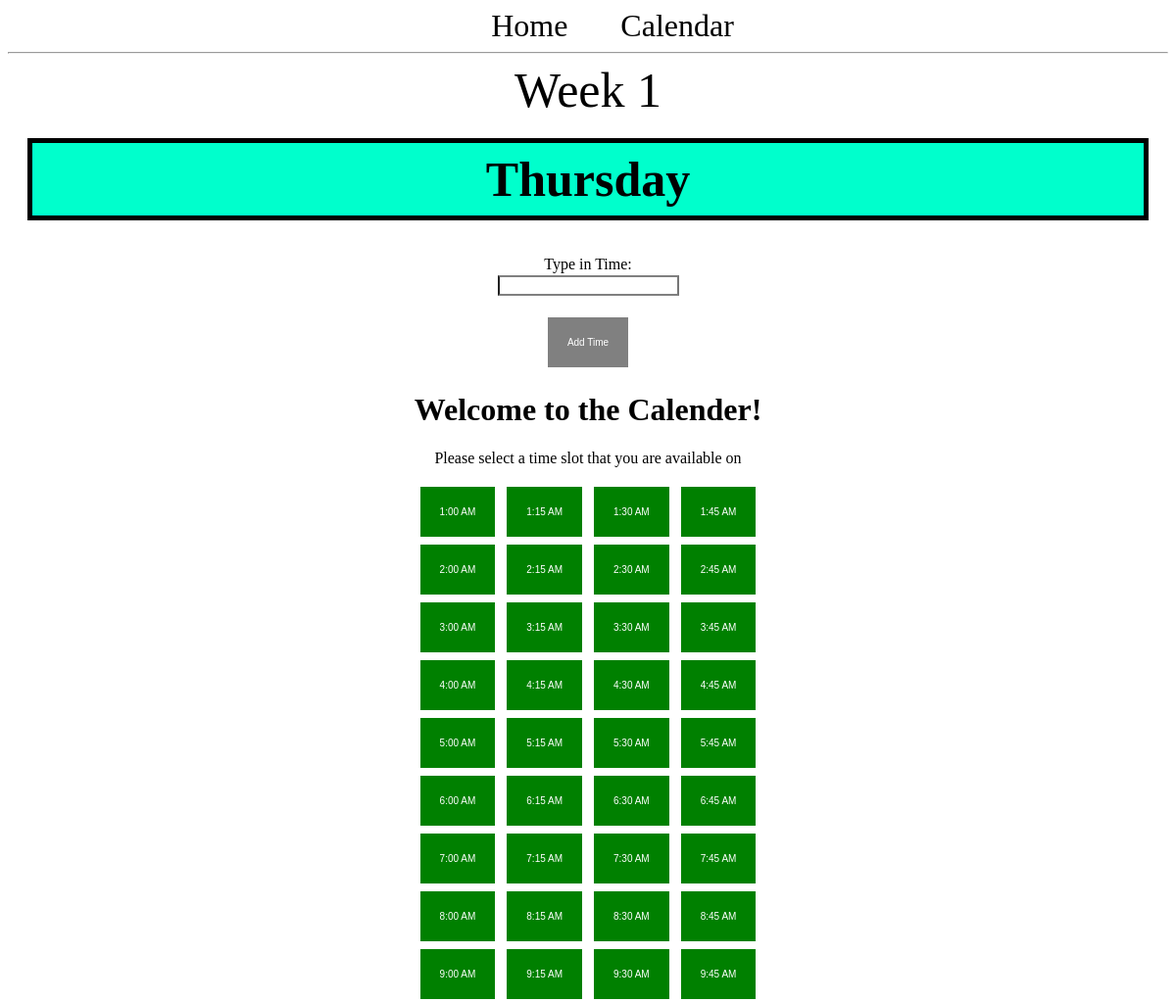
/day/4/ (upper part), run on an earlier commit of the app's database.
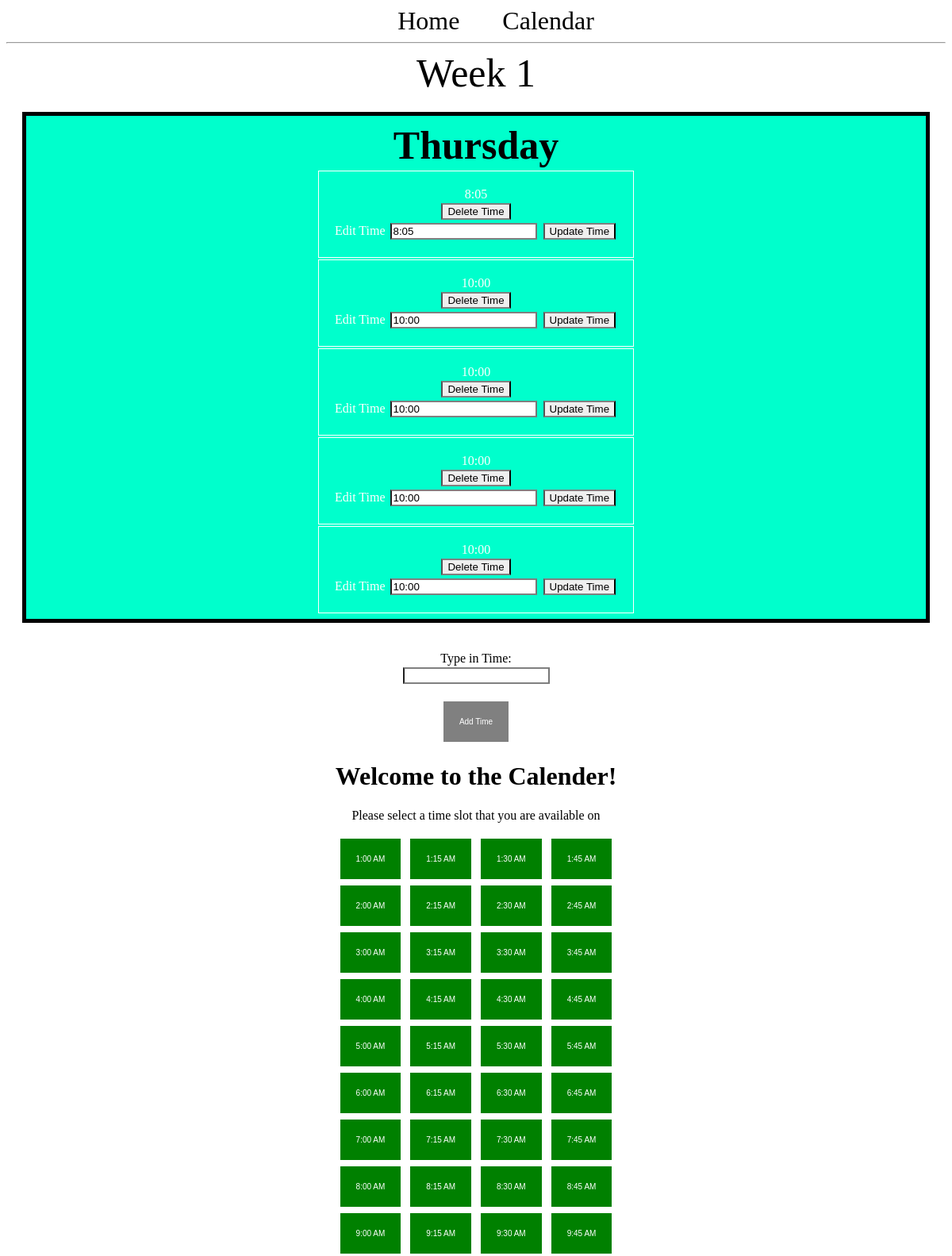
And on a later commit of the database.
### app.py (models this page shows, shortened)
class Time(db.Model):
  id = db.Column(db.Integer, primary_key=True)
  time = db.Column(db.String(100))
  day_id = db.Column(db.Integer, db.ForeignKey('day.id'))

### app.py (the view)
@app.route('/day/<int:day_id>/', methods=('GET', 'POST'))
def display_day(day_id):
  day = Day.query.get_or_404(day_id)
  if request.method == 'POST':
    time = Time(time=request.form['time'], day=day) #Needs to be updated to handle an array -SL
    db.session.add(time)
    db.session.commit()
    return redirect(url_for('display_day', day_id=day.id))
  return render_template('calendar.html', day=day)

### templates/calendar.html (shortened to what this page needs)
<!DOCTYPE html>
<html>
<head>
  <link rel="stylesheet" href="{{url_for('static', filename='base.css')}}"/>
</head>
<nav>
  <a href="/">Home</a>
  <a href="{{ url_for('index') }}">Calendar</a>
</nav>
<hr>
<head>
  <link href="{{ url_for('static', filename='./style.css') }}" rel="stylesheet" type="text/css"/>
</head>
  {% block content %}
  <span class="title"<h1>{% block title %} Week {{day.week_id}} {% endblock %}</h1></span>
  <div class="content">
    <div class="month">
      <div class="content">
          <table class="day">
            <tr>
              <th class="title">{{day.day}}</th>
            </tr>
            {% for time in day.times %}
              <tr>
                <td>
                  {{time.time}}
                  <div>
                    <form method="POST" action="{{ url_for('delete_time', time_id=time.id) }}">
                      <input type="submit" value="Delete Time" onclick="return confirm('Are you sure you want to delete this time?')">
                    </form>
                  </div>
                  <div>
                    <form method="POST" action="{{ url_for('edit_time', time_id=time.id) }}">
                        <label for="time">Edit Time</label>
                        <input type="text" name="time" value={{time.time}} placeholder="Time"></input>
                        <input type="submit" value="Update Time"></input>
                    </form>
                  </div>
                </td>
              </tr>
            {% endfor %}
          </table>
      </div>
    </div>
  </div>
{% endblock %}
<form method="post">
  <p>
    <label for="time">Type in Time:</label><br>
    <input type="text" id="time" name="time"><br>
  </p>
  <p>
    <button type="submit" id="retroSubmit">Add Time</button>
  </p>
</form>
<body>
  <h1> Welcome to the Calender!</h1>
  <p> Please select a time slot that you are available on </p>
  <button id="01:00">1:00 AM</button>
  <button id="01:15">1:15 AM</button>
  <button id="01:30">1:30 AM</button>
  <button id="01:45">1:45 AM</button>
  <br>
  <button id="02:00">2:00 AM</button>
  <button id="02:15">2:15 AM</button>
  <button id="02:30">2:30 AM</button>
  <button id="02:45">2:45 AM</button>
  <br>
  <button id="03:00">3:00 AM</button>
  <button id="03:15">3:15 AM</button>
  <button id="03:30">3:30 AM</button>
  <button id="03:45">3:45 AM</button>
  <br>
  <button id="04:00">4:00 AM</button>
  <button id="04:15">4:15 AM</button>
  <button id="04:30">4:30 AM</button>
  <button id="04:45">4:45 AM</button>
  <br>
  <button id="05:00">5:00 AM</button>
  <button id="05:15">5:15 AM</button>
  <button id="05:30">5:30 AM</button>
  <button id="05:45">5:45 AM</button>
  <br>
  <button id="06:00">6:00 AM</button>
  <button id="06:15">6:15 AM</button>
  <button id="06:30">6:30 AM</button>
  <button id="06:45">6:45 AM</button>
  <br>
  <button id="07:00">7:00 AM</button>
  <button id="07:15">7:15 AM</button>
  <button id="07:30">7:30 AM</button>
  <button id="07:45">7:45 AM</button>
  <br>
  <button id="08:00">8:00 AM</button>
  <button id="08:15">8:15 AM</button>
  <button id="08:30">8:30 AM</button>
  <button id="08:45">8:45 AM</button>
  <br>
  <button id="09:00">9:00 AM</button>
  <button id="09:15">9:15 AM</button>
  <button id="09:30">9:30 AM</button>
  <button id="09:45">9:45 AM</button>
  <br>
  <br>
  <br>
  <br>
  <br>
  <br>
  <br>
  <br>
  <br>
  <br>
  <br>
  <br>
  <br>
  <br>
  <br>
  <br> <br>
  <br><br>
</body>
</html>

What changed in the data, as far as the page shows it:
added Time: time "8:05"
added Time: time "10:00"
added Time: time "10:00"
added Time: time "10:00"
added Time: time "10:00"
